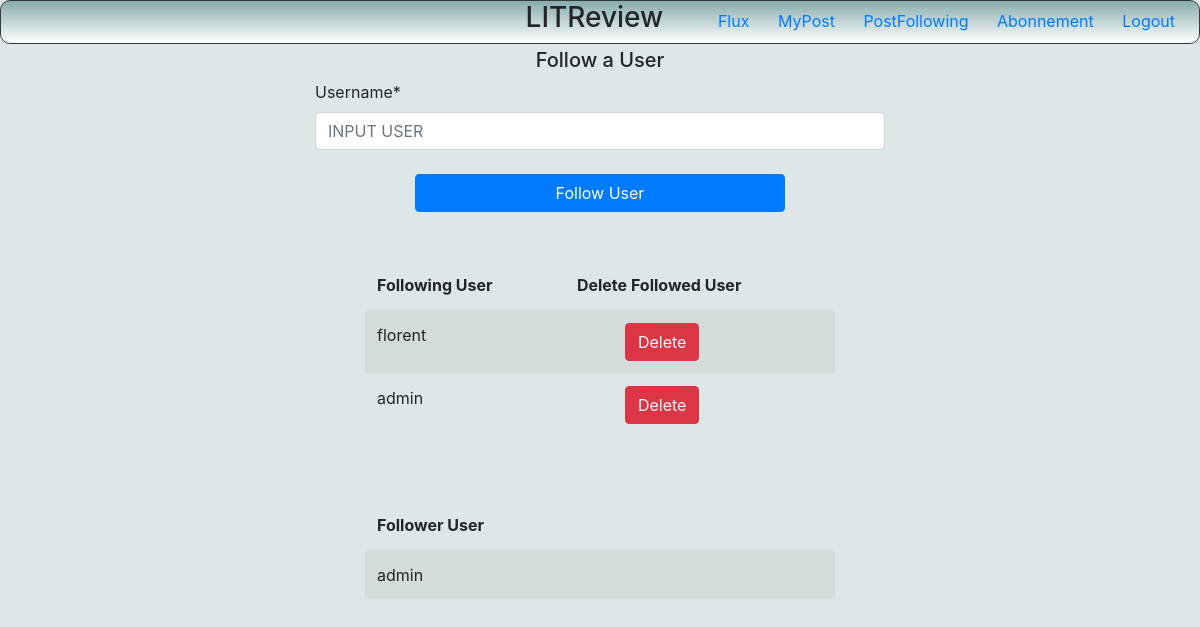
The page /abonnements/ (signed in) on the database as committed earlier.
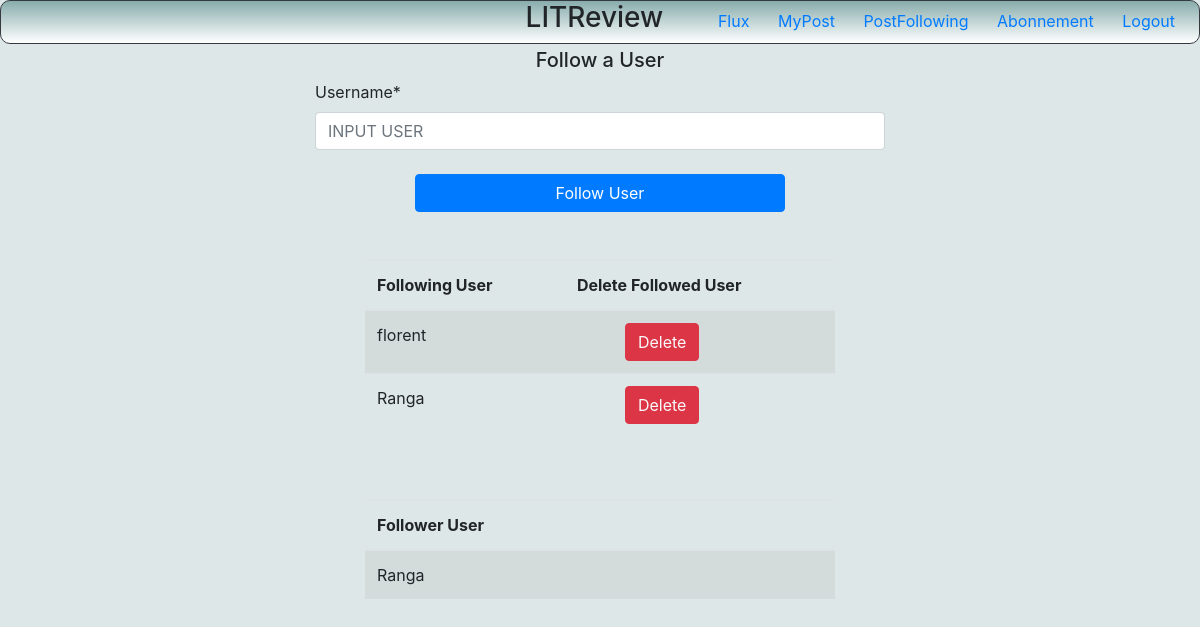
The same page on the database as committed later.
### litBlog/models.py (models this page shows)
class UserFollows(models.Model):
    user = models.ForeignKey(
        to=User, on_delete=models.CASCADE, related_name="following"
    )
    followed_user = models.ForeignKey(
        to=User, on_delete=models.CASCADE, related_name="followed_by"
    )
    class Meta:
        unique_together = (
            "user",
            "followed_user",
        )

### litLogin/models.py (models this page shows)
class User(AbstractUser):
    pass

### litBlog/views.py (the view, shortened to what this page needs)
# urls.py: path('abonnements/', views.follow, name='abonnements'),
@login_required(login_url="login_blog")
def follow(request):
    try:
        users = User.objects.all()
    except User.DoesNotExist:
        raise Http404("User does not exist")
    form = FollowForm()
    try:
        users_following = UserFollows.objects.filter(user=request.user)
        users_follower = UserFollows.objects.filter(followed_user=request.user)
    except UserFollows.DoesNotExist:
        raise Http404("UserFollows does not exist")
    context = {
        "form": form,
        "users_following": users_following,
        "users_follower": users_follower,
    }
    return render(request, "abonnements.html", context)

### litBlog/form.py
class FollowForm(forms.Form):
    username = forms.CharField(
        max_length=200, widget=forms.TextInput(attrs={"placeholder": "INPUT USER "})
    )

### litBlog/templates/abonnements.html (shortened to what this page needs)
{% extends "base_blog.html" %}
{% load crispy_forms_tags %}
{% block content %}
<H5 class="text-center mt-3">Follow a User</H5>
<div class="row d-flex justify-content-center">
    <div class="col-md-6">
        <form method="POST" >
            {{form|crispy}}
            <div class="row d-flex justify-content-center">
                <div class="col-md-8 mt-2">
                    <input class="btn btn-primary btn-md btn-block  " type="submit" value="Follow User"/>
                </div>
            </div>
        </form>
    </div>
</div>
<div class="row d-flex justify-content-center mt-5" >
    <div class="col-md-5">
        <table class="table table-striped">
            <thead >
                <tr>
                    <th scope="col">Following User</th>
                    <th scope="col">Delete Followed User</th>
                </tr>
            <tbody>
                {% for user_follow in users_following %}
                <tr>
                    <td>{{user_follow.followed_user}}</td>
                    <td><button class ="btn btn-danger ml-5">
                        <a class="text-light" href="{% url 'delete_follow' id_follow=user_follow.pk %}"
                           onclick="return confirm('Etes-vous sûr ?');">Delete</a></button></td></tr>
                {% endfor %}
            </tbody>
        </table>
    </div>
</div>
<div class="row d-flex justify-content-center mt-5" >
    <div class="col-md-5">
        <table class="table table-striped">
            <thead >
                <tr>
                    <th scope="col">Follower User</th>
                </tr>
            <tbody>
                {% for user_follow in users_follower %}
                <tr>
                    <td>{{user_follow.user}}</td>
                </tr>
                {% endfor %}
            </tbody>
        </table>
    </div>
</div>
{% endblock %}

### litBlog/templates/base_blog.html (shortened to what this page needs)
<!DOCTYPE html>
{% load static %}
<html lang="en">
<head>
    <link rel="stylesheet" href="{% static 'css/style.css' %}" type="text/css" media="screen">
    <link rel="stylesheet" href="https://maxcdn.bootstrapcdn.com/bootstrap/4.5.2/css/bootstrap.min.css">
</head>
<header>
    <div class="container-fluid  ">
        <div class=" navigation bg-light border border-dark fixed-top ">
            <div class="row ">
                <div class="col-lg-7 text-right ">
                    <H3 class="mr-4">LITReview</H3>
                </div>
                <div class=" menu col-lg-5 text-right mt-2 ">
                    <a class="mr-4"href="{% url 'flux' %}">Flux</a>
                    <a class="mr-4"href="{% url 'post' %}">MyPost</a>
                    <a class="mr-4"href="{% url 'post_following_user' %}">PostFollowing</a>
                    <a class="mr-4"href="{% url 'abonnements' %}">Abonnement</a>
                    <a class="mr-4"href="{% url 'logout_blog' %}">Logout</a>
                </div>
            </div>
        </div>
    </div>
</header>
<body class="body">
<div class="container-fluid mt-5">
    {% block content %}
    {% endblock %}
</div>
</body>
</html>

### litBlog/static/css/style.css (style rules this page uses)
.navigation { border-radius: 10px; background: linear-gradient(#88acac, white); }
.body { background-color:#dee7e7; }

Rows that differ between the two databases and show on the page:
removed UserFollows: followed_user "admin", user "admin"
added UserFollows: followed_user "Ranga", shown under "Follow a User"
added UserFollows: user "Ranga"
